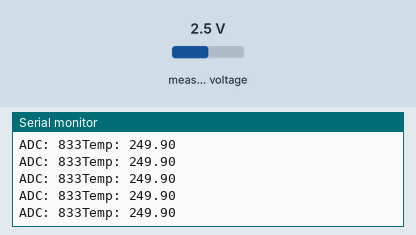
Simulated run of this sketch. Board: Arduino Uno, built with avr-gcc and run on an emulated ATmega328P. Shown: the last lines printed to the serial monitor. The test bench sets the inputs (shaded band); at power-on: measured voltage 2.5 V.

Above: at 1.2 s.
1.3 s: measured voltage set to 3.8 V
At 2.0 s:
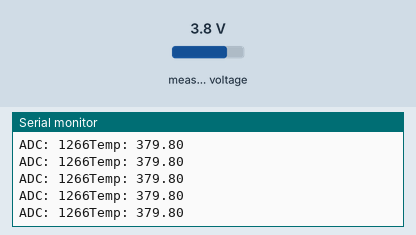
4.3 s: measured voltage set to 0.1 V
At 4.9 s:
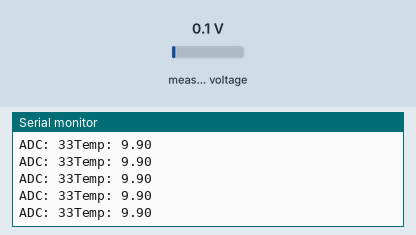
Timing chart, 0 to 5.6 s (numbered marks = the images above; inputs shaded):
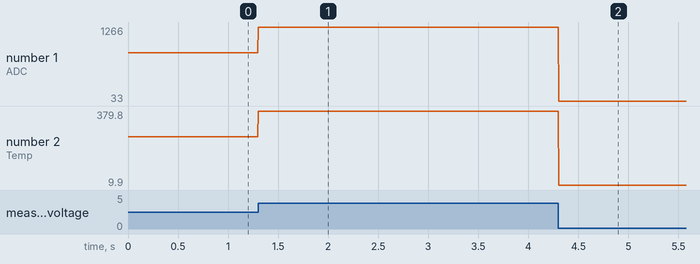

The sketch:

ads_readtest.ino
```cpp
#include <Adafruit_ADS1X15.h>


Adafruit_ADS1015 ads1015_01;    // Construct an ads1015


void setup() {
  Serial.begin(112500);

  /* ads init */
  ads1015_01.begin(0x48); //suhu
}


void loop() {
  // read current
  //int readAdcCurrent = ads1015_02.readADC_SingleEnded(0);
  //float current = ((float(  (readAdcCurrent*3 + driftVoltage)  ) - qov) ) / 0.155 ;


  //readTemp
  int readAdcTemp = ads1015_01.readADC_SingleEnded(0);
  float temperature = ((float(  (readAdcTemp*3)  ) ) / 10 );


  Serial.print("ADC: ");
  Serial.print(readAdcTemp);

  Serial.print("Temp: ");
  Serial.println(temperature);

}
```

Measured:
- after the input at 1.3 s, the serial monitor: prints a new line at once (image 1)
- after the input at 4.3 s, the serial monitor: prints a new line at once (image 2)
- plotted number 1: 833 → 1266 after the input at 1.3 s, 1266 → 33 after the input at 4.3 s
- plotted number 2: 249.9 → 379.8 after the input at 1.3 s, 379.8 → 9.9 after the input at 4.3 s
